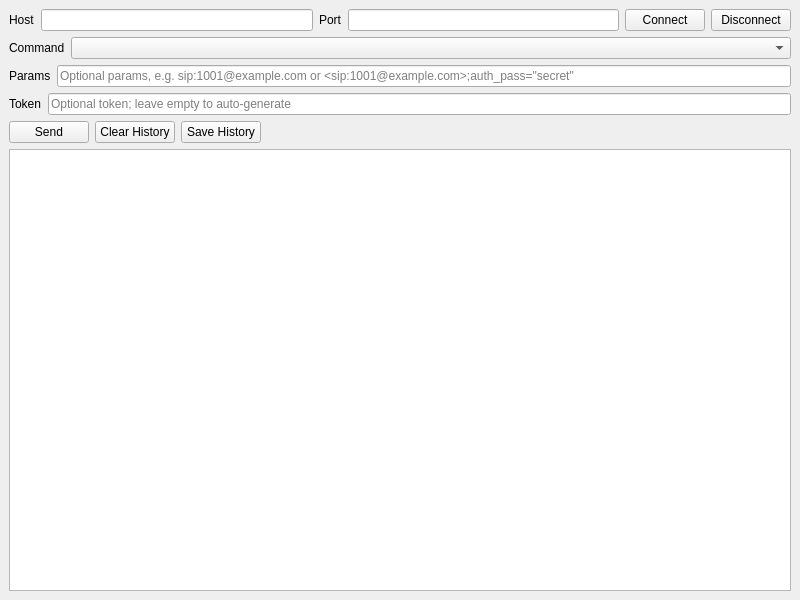
<?xml version="1.0" encoding="UTF-8"?>
<ui version="4.0">
 <class>MainWindow</class>
 <widget class="QMainWindow" name="MainWindow">
  <property name="geometry">
   <rect>
    <x>0</x>
    <y>0</y>
    <width>800</width>
    <height>600</height>
   </rect>
  </property>
  <property name="windowTitle">
   <string>MainWindow</string>
  </property>
  <widget class="QWidget" name="centralwidget">
   <layout class="QVBoxLayout" name="verticalLayout">
    <item>
     <layout class="QHBoxLayout" name="horizontalLayout_2">
      <item>
       <widget class="QLabel" name="hostLabel">
        <property name="text">
         <string>Host</string>
        </property>
       </widget>
      </item>
      <item>
       <widget class="QLineEdit" name="hostEdit">
        <property name="text">
         <string/>
        </property>
       </widget>
      </item>
      <item>
       <widget class="QLabel" name="portLabel">
        <property name="text">
         <string>Port</string>
        </property>
       </widget>
      </item>
      <item>
       <widget class="QLineEdit" name="portEdit">
        <property name="sizePolicy">
         <sizepolicy hsizetype="Expanding" vsizetype="Fixed">
          <horstretch>0</horstretch>
          <verstretch>0</verstretch>
         </sizepolicy>
        </property>
       </widget>
      </item>
      <item>
       <widget class="QPushButton" name="connectButton">
        <property name="text">
         <string>Connect</string>
        </property>
       </widget>
      </item>
      <item>
       <widget class="QPushButton" name="disconnectButton">
        <property name="text">
         <string>Disconnect</string>
        </property>
       </widget>
      </item>
     </layout>
    </item>
    <item>
     <layout class="QHBoxLayout" name="horizontalLayout_3">
      <item>
       <widget class="QLabel" name="commandLabel">
        <property name="text">
         <string>Command</string>
        </property>
       </widget>
      </item>
      <item>
       <widget class="QComboBox" name="commandEdit">
        <property name="sizePolicy">
         <sizepolicy hsizetype="MinimumExpanding" vsizetype="Fixed">
          <horstretch>0</horstretch>
          <verstretch>0</verstretch>
         </sizepolicy>
        </property>
       </widget>
      </item>
     </layout>
    </item>
    <item>
     <layout class="QHBoxLayout" name="horizontalLayout_4">
      <item>
       <widget class="QLabel" name="paramsLabel">
        <property name="text">
         <string>Params</string>
        </property>
       </widget>
      </item>
      <item>
       <widget class="QLineEdit" name="paramsEdit">
        <property name="placeholderText">
         <string>Optional params, e.g. sip:1001@example.com or &lt;sip:1001@example.com&gt;;auth_pass=&quot;secret&quot;</string>
        </property>
       </widget>
      </item>
     </layout>
    </item>
    <item>
     <layout class="QHBoxLayout" name="horizontalLayout_5">
      <item>
       <widget class="QLabel" name="tokenLabel">
        <property name="text">
         <string>Token</string>
        </property>
       </widget>
      </item>
      <item>
       <widget class="QLineEdit" name="tokenEdit">
        <property name="placeholderText">
         <string>Optional token; leave empty to auto-generate</string>
        </property>
       </widget>
      </item>
     </layout>
    </item>
    <item>
     <layout class="QHBoxLayout" name="horizontalLayout">
      <item>
       <widget class="QPushButton" name="sendButton">
        <property name="text">
         <string>Send</string>
        </property>
       </widget>
      </item>
      <item>
       <widget class="QPushButton" name="clearHistoryButton">
        <property name="text">
         <string>Clear History</string>
        </property>
       </widget>
      </item>
      <item>
       <widget class="QPushButton" name="saveHistoryButton">
        <property name="text">
         <string>Save History</string>
        </property>
       </widget>
      </item>
      <item>
       <spacer name="horizontalSpacer">
        <property name="orientation">
         <enum>Qt::Horizontal</enum>
        </property>
        <property name="sizeHint" stdset="0">
         <size>
          <width>40</width>
          <height>20</height>
         </size>
        </property>
       </spacer>
      </item>
     </layout>
    </item>
    <item>
     <widget class="QPlainTextEdit" name="historyText">
      <property name="readOnly">
       <bool>true</bool>
      </property>
      <property name="plainText">
       <string notr="true"/>
      </property>
     </widget>
    </item>
   </layout>
  </widget>
 </widget>
 <resources/>
 <connections/>
</ui>
